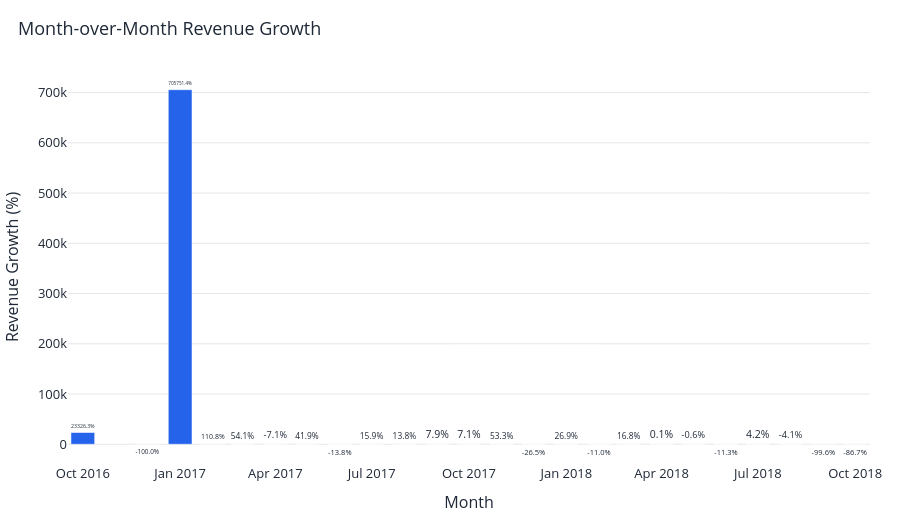

Notebook code cell kept with this figure:
### Markdown cell above
# 6. Monthly Gross Payment Value Growth


This chart shows month-over-month growth.

Calculation:

```text
Gross Payment Value Growth % = (current month revenue - previous month revenue) / previous month revenue
```

Business question:

> Is the marketplace accelerating or slowing down over time?

### Code cell
# ============================================================
# 7. MONTHLY REVENUE GROWTH
# ============================================================

# Copy monthly summary so we do not modify the original dataframe.
growth_df = monthly_summary.copy()

# pct_change() calculates month-over-month percentage change.
growth_df["revenue_growth_pct"] = growth_df["revenue"].pct_change() * 100

# Remove the first month because it has no previous month for comparison.
growth_plot_df = growth_df.dropna(subset=["revenue_growth_pct"]).copy()

# Find the month with highest gross payment value growth.
best_growth_row = growth_plot_df.loc[growth_plot_df["revenue_growth_pct"].idxmax()]

# Find the month with lowest gross payment value growth.
worst_growth_row = growth_plot_df.loc[growth_plot_df["revenue_growth_pct"].idxmin()]

# Create bar chart for growth percentage.
fig = px.bar(
    growth_plot_df,
    x="order_month",
    y="revenue_growth_pct",
    text="revenue_growth_pct",
    color_discrete_sequence=["#2563EB"],
)

# Format text labels as percentages.
fig.update_traces(texttemplate="%{text:.1f}%", textposition="outside")

# Add axis labels.
fig.update_layout(xaxis_title="Month", yaxis_title="Gross Payment Value Growth (%)")

# Apply style and display.
fig = style_chart(fig, "Month-over-Month Gross Payment Value Growth", height=520)
fig.show()

show_insight(
    "Gross Payment Value Growth Insight",
    [
        f"Highest monthly growth was {best_growth_row['revenue_growth_pct']:.1f}% in {best_growth_row['order_month']}.",
        f"Lowest monthly growth was {worst_growth_row['revenue_growth_pct']:.1f}% in {worst_growth_row['order_month']}.",
    ],
    "Growth analysis helps identify acceleration and slowdown periods, which should be connected back to campaigns, seasonality, and operational changes."
)

### Figure 1 — Plotly figure (JSON) as saved in the notebook; plotly's stock layout.template omitted (floating-point values rounded to 4 significant figures)
{"data": [{"hovertemplate": "order_month=%{x}<br>revenue_growth_pct=%{text}<extra></extra>", "legendgroup": "", "marker": {"color": "#2563EB", "pattern": {"shape": ""}}, "name": "", "orientation": "v", "showlegend": false, "text": [23330.0, -99.97, 705800.0, 110.8, 54.11, -7.13, 41.92, -13.77, 15.86, 13.84, 7.913, 7.134, 53.25, -26.49, 26.94, -10.99, 16.85, 0.09773, -0.5861, -11.27, 4.167, -4.136, -99.57, -86.72], "textposition": "outside", "texttemplate": "%{text:.1f}%", "type": "bar", "x": ["2016-10", "2016-12", "2017-01", "2017-02", "2017-03", "2017-04", "2017-05", "2017-06", "2017-07", "2017-08", "2017-09", "2017-10", "2017-11", "2017-12", "2018-01", "2018-02", "2018-03", "2018-04", "2018-05", "2018-06", "2018-07", "2018-08", "2018-09", "2018-10"], "xaxis": "x", "y": [23330.0, -99.97, 705800.0, 110.8, 54.11, -7.13, 41.92, -13.77, 15.86, 13.84, 7.913, 7.134, 53.25, -26.49, 26.94, -10.99, 16.85, 0.09773, -0.5861, -11.27, 4.167, -4.136, -99.57, -86.72], "yaxis": "y"}], "layout": {"barmode": "relative", "font": {"color": "#1f2937", "size": 13}, "height": 520, "legend": {"orientation": "h", "tracegroupgap": 0, "y": 1.08}, "margin": {"b": 45, "l": 30, "r": 30, "t": 70}, "paper_bgcolor": "white", "plot_bgcolor": "white", "title": {"text": "Month-over-Month Revenue Growth", "x": 0.02}, "xaxis": {"anchor": "y", "domain": [0, 1], "showgrid": false, "title": {"text": "Month"}, "zeroline": false}, "yaxis": {"anchor": "x", "domain": [0, 1], "gridcolor": "#e5e7eb", "title": {"text": "Revenue Growth (%)"}, "zeroline": false}}}
